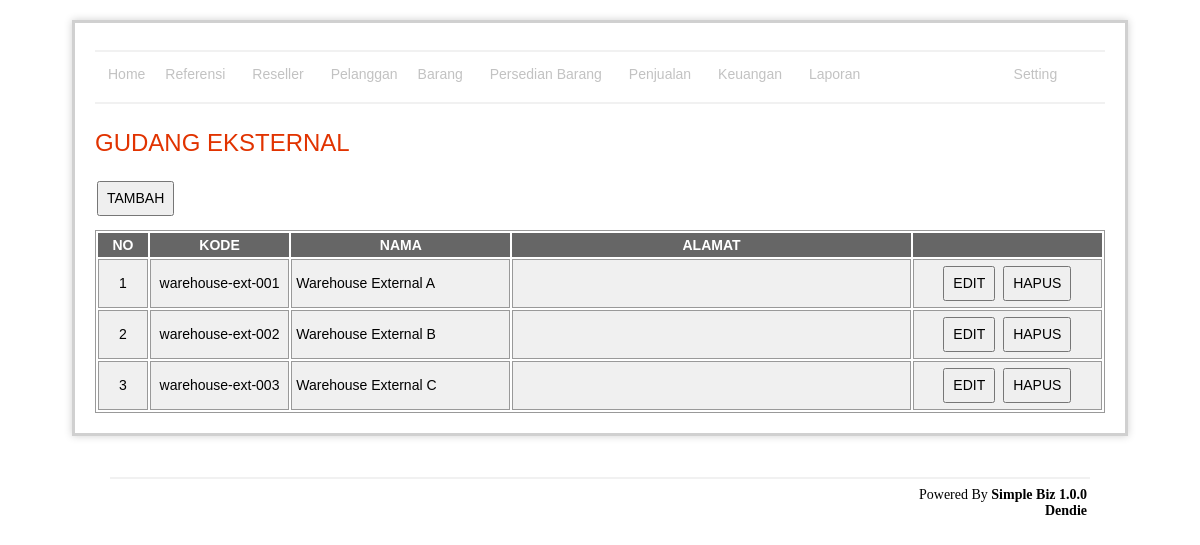
/warehouseExternal/index.php (signed in), run on the app's committed database.
### tables this page shows
CREATE TABLE `warehouse_external`  (
  `id` int(11) NOT NULL AUTO_INCREMENT,
  `code` varchar(255) NULL DEFAULT NULL,
  `name` varchar(255) NOT NULL,
  `address` tinytext NULL,
  `is_fix` enum('0','1') NOT NULL DEFAULT '0' COMMENT '0= can be delete, 1= not delete',
  `is_delete` enum('0','1') NOT NULL DEFAULT '0' COMMENT '0=no delete, 1=delete',
  PRIMARY KEY (`id`) USING BTREE
);

### warehouseExternal/indexRead.php (called while the page is built, shortened)
<?php
	include '../lib/connection.php';
	$query = "select id,name,code,address,is_fix
		from warehouse_external
		where is_delete = '0'
		order by code, name";
	$data = mysqli_query($con, $query);
?>

### warehouseExternal/index.php (the view, shortened to what this page needs)
<?php include 'indexRead.php' ?>
	<h1>GUDANG EKSTERNAL</h1>
	<p><input type="button" value="TAMBAH" onclick="window.location='add.php'" /></p>
	<?php if(mysqli_num_rows($data) < 1) : ?>
	 	<div class="warning">
			<h3><?php echo message::getMsg('emptySuccess') ?></h3>
		</div>
	<?php else: ?>
		<div id="tbl">
			<table width="100%">
				<thead>
					<tr>
						<th align="center" width="5%">NO</th>
						<th align="center" width="14%">KODE</th>
						<th align="center" width="22%">NAMA</th>
						<th align="center" width="40%">ALAMAT</th>
						<th></th>
					</tr>
				</thead>
				<tbody>
					<?php $i=1; ?>
					<?php while($val = mysqli_fetch_array($data)): ?>
						<tr>
							<td align="center"><?php echo $i ?></td>
							<td align="center"><?php echo $val['code'] ?></td>
							<td><?php echo $val['name'] ?></td>
							<td><?php echo $val['address'] ?></td>
							<td align="center">
								<?php if($val['is_fix'] == 0): ?>
								<input type="button" value="EDIT" onclick="window.location='edit.php?id=<?php echo $val['id'] ?>'" />
									<input type="button" value="HAPUS" onclick="confirm('Anda yakin akan menghapus ?') ? window.location='delete.php?id=<?php echo $val['id'] ?>' : false" />
								<?php else: ?>
									<input type="button" value="EDIT" disabled/>
									<input type="button" value="HAPUS" disabled/>
								<?php endif; ?>
							</td>
						</tr>
					<?php $i++; ?>
					<?php endwhile; ?>
			</table>
		</div>
	<?php endif; ?>
<?php include '../template/main.php' ?>

### asset/css/style.css (style rules this page uses)
#content p { margin: 12px 20px 12px 0; text-align:left; }
#content h1 { color: #e13300; background-color: transparent; font-weight: normal; font-size: 24px; margin: 10px 0 5px 0; padding: 15px 0 10px 0px; text-align:left; }
table { font-size: 14px; }
#tbl table { border: 1px solid #999; }
#tbl th { font-weight: bold; text-align: center; font-size: 14px; background-color: #666; color: #fff; padding: 4px; }
#tbl td { border: 1px solid #999; font-weight: normal; font-size: 14px; padding: 4px; background-color: #f0f0f0; }
input[type="button"], input[type="submit"] { font-size: 14px; height: 35px; padding: 2px 8px 2px 8px; margin: 2px; }

### data on the page
warehouse_external: code "warehouse-ext-001", name "Warehouse External A"
warehouse_external: code "warehouse-ext-002", name "Warehouse External B"
warehouse_external: code "warehouse-ext-003", name "Warehouse External C"
